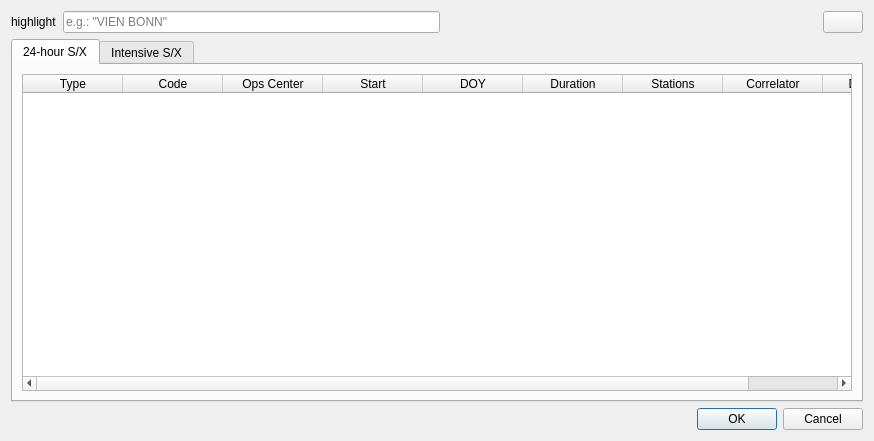
<?xml version="1.0" encoding="UTF-8"?>
<ui version="4.0">
 <class>masterSessionViewer</class>
 <widget class="QDialog" name="masterSessionViewer">
  <property name="geometry">
   <rect>
    <x>0</x>
    <y>0</y>
    <width>874</width>
    <height>441</height>
   </rect>
  </property>
  <property name="windowTitle">
   <string>Dialog</string>
  </property>
  <layout class="QVBoxLayout" name="verticalLayout">
   <item>
    <layout class="QHBoxLayout" name="horizontalLayout">
     <property name="topMargin">
      <number>0</number>
     </property>
     <item>
      <widget class="QLabel" name="label">
       <property name="text">
        <string>highlight</string>
       </property>
      </widget>
     </item>
     <item>
      <widget class="QLineEdit" name="lineEdit">
       <property name="placeholderText">
        <string>e.g.: &quot;VIEN BONN&quot;</string>
       </property>
      </widget>
     </item>
     <item>
      <spacer name="horizontalSpacer">
       <property name="orientation">
        <enum>Qt::Horizontal</enum>
       </property>
       <property name="sizeHint" stdset="0">
        <size>
         <width>40</width>
         <height>20</height>
        </size>
       </property>
      </spacer>
     </item>
     <item>
      <widget class="QPushButton" name="pushButton">
       <property name="text">
        <string/>
       </property>
       <property name="icon">
        <iconset resource="../myresources.qrc">
         <normaloff>:/icons/icons/document-export.png</normaloff>:/icons/icons/document-export.png</iconset>
       </property>
      </widget>
     </item>
    </layout>
   </item>
   <item>
    <widget class="QTabWidget" name="tabWidget">
     <property name="currentIndex">
      <number>0</number>
     </property>
     <widget class="QWidget" name="tab">
      <attribute name="title">
       <string>24-hour S/X</string>
      </attribute>
      <layout class="QVBoxLayout" name="verticalLayout_2">
       <item>
        <widget class="QTableWidget" name="tableWidget_24hSX">
         <property name="editTriggers">
          <set>QAbstractItemView::NoEditTriggers</set>
         </property>
         <property name="alternatingRowColors">
          <bool>true</bool>
         </property>
         <property name="selectionMode">
          <enum>QAbstractItemView::SingleSelection</enum>
         </property>
         <property name="selectionBehavior">
          <enum>QAbstractItemView::SelectRows</enum>
         </property>
         <attribute name="verticalHeaderVisible">
          <bool>false</bool>
         </attribute>
         <column>
          <property name="text">
           <string>Type</string>
          </property>
         </column>
         <column>
          <property name="text">
           <string>Code</string>
          </property>
         </column>
         <column>
          <property name="text">
           <string>Ops Center</string>
          </property>
         </column>
         <column>
          <property name="text">
           <string>Start</string>
          </property>
         </column>
         <column>
          <property name="text">
           <string>DOY</string>
          </property>
         </column>
         <column>
          <property name="text">
           <string>Duration</string>
          </property>
         </column>
         <column>
          <property name="text">
           <string>Stations</string>
          </property>
         </column>
         <column>
          <property name="text">
           <string>Correlator</string>
          </property>
         </column>
         <column>
          <property name="text">
           <string>DB Code</string>
          </property>
         </column>
        </widget>
       </item>
      </layout>
     </widget>
     <widget class="QWidget" name="tab_2">
      <attribute name="title">
       <string>Intensive S/X</string>
      </attribute>
      <layout class="QVBoxLayout" name="verticalLayout_3">
       <item>
        <widget class="QTableWidget" name="tableWidget_IntensiveSX">
         <property name="editTriggers">
          <set>QAbstractItemView::NoEditTriggers</set>
         </property>
         <property name="alternatingRowColors">
          <bool>true</bool>
         </property>
         <property name="selectionMode">
          <enum>QAbstractItemView::SingleSelection</enum>
         </property>
         <property name="selectionBehavior">
          <enum>QAbstractItemView::SelectRows</enum>
         </property>
         <attribute name="verticalHeaderVisible">
          <bool>false</bool>
         </attribute>
         <column>
          <property name="text">
           <string>Type</string>
          </property>
         </column>
         <column>
          <property name="text">
           <string>Code</string>
          </property>
         </column>
         <column>
          <property name="text">
           <string>Ops Center</string>
          </property>
         </column>
         <column>
          <property name="text">
           <string>Start</string>
          </property>
         </column>
         <column>
          <property name="text">
           <string>DOY</string>
          </property>
         </column>
         <column>
          <property name="text">
           <string>Duration</string>
          </property>
         </column>
         <column>
          <property name="text">
           <string>Stations</string>
          </property>
         </column>
         <column>
          <property name="text">
           <string>Correlator</string>
          </property>
         </column>
         <column>
          <property name="text">
           <string>DB Code</string>
          </property>
         </column>
        </widget>
       </item>
      </layout>
     </widget>
    </widget>
   </item>
   <item>
    <widget class="QDialogButtonBox" name="buttonBox">
     <property name="orientation">
      <enum>Qt::Horizontal</enum>
     </property>
     <property name="standardButtons">
      <set>QDialogButtonBox::Cancel|QDialogButtonBox::Ok</set>
     </property>
    </widget>
   </item>
  </layout>
 </widget>
 <resources>
  <include location="../myresources.qrc"/>
 </resources>
 <connections>
  <connection>
   <sender>buttonBox</sender>
   <signal>accepted()</signal>
   <receiver>masterSessionViewer</receiver>
   <slot>accept()</slot>
   <hints>
    <hint type="sourcelabel">
     <x>227</x>
     <y>421</y>
    </hint>
    <hint type="destinationlabel">
     <x>157</x>
     <y>274</y>
    </hint>
   </hints>
  </connection>
  <connection>
   <sender>buttonBox</sender>
   <signal>rejected()</signal>
   <receiver>masterSessionViewer</receiver>
   <slot>reject()</slot>
   <hints>
    <hint type="sourcelabel">
     <x>295</x>
     <y>427</y>
    </hint>
    <hint type="destinationlabel">
     <x>286</x>
     <y>274</y>
    </hint>
   </hints>
  </connection>
  <connection>
   <sender>tableWidget_24hSX</sender>
   <signal>cellDoubleClicked(int,int)</signal>
   <receiver>masterSessionViewer</receiver>
   <slot>accept()</slot>
   <hints>
    <hint type="sourcelabel">
     <x>491</x>
     <y>175</y>
    </hint>
    <hint type="destinationlabel">
     <x>622</x>
     <y>6</y>
    </hint>
   </hints>
  </connection>
  <connection>
   <sender>tableWidget_IntensiveSX</sender>
   <signal>cellDoubleClicked(int,int)</signal>
   <receiver>masterSessionViewer</receiver>
   <slot>accept()</slot>
   <hints>
    <hint type="sourcelabel">
     <x>463</x>
     <y>164</y>
    </hint>
    <hint type="destinationlabel">
     <x>335</x>
     <y>4</y>
    </hint>
   </hints>
  </connection>
 </connections>
</ui>
